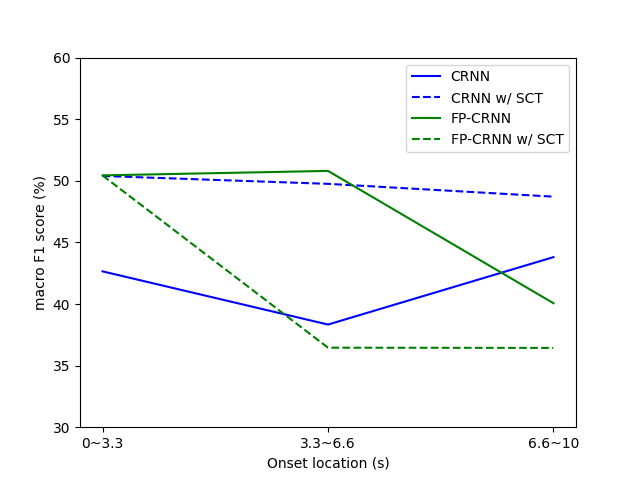

The Python source for this figure:
import glob
import os.path as osp
import pandas as pd
import matplotlib.pyplot as plt
import pdb

from evaluation_measures import psds_score, compute_psds_from_operating_points, compute_metrics
from utilities.utils import generate_tsv_wav_durations

if __name__ == '__main__':
    
    groundtruth_path = # Path of 'validation.tsv'
    durations_path =  # Path of 'validation_duration.tsv'
    # If durations do not exists, audio dir is needed
    groundtruth_audio_path = # Path of 'audio/validation'
    crnn_prediction_path = # Path of crnn w/o SCT prediction
    fpcrnn_prediction_path = # Path of fp-crnn w/o SCT prediction
    crnn_SCT_prediction_path = # Path of crnn w/ SCT prediction
    fpcrnn_SCT_prediction_path = # Path of fp-crnn w/o SCT prediction

    groundtruth = pd.read_csv(groundtruth_path, sep="\t")
    if osp.exists(durations_path):
        meta_dur_df = pd.read_csv(durations_path, sep='\t')
    else:
        meta_dur_df = generate_tsv_wav_durations(groundtruth_audio_path, durations_path)

    long_sound_event = ['Blender', 'Electric_shaver_toothbrush', 'Frying', 'Running_water', 'Vacuum_cleaner']
    groundtruth = groundtruth[groundtruth.event_label.isin(long_sound_event)] 

    # Evaluate crnn w/o SCT
    single_predictions = pd.read_csv(crnn_prediction_path + ".tsv", sep="\t")
    single_predictions = single_predictions[single_predictions.event_label.isin(long_sound_event)]
    crnn_F1 = []
    crnn_PSDS = []
    onset = 0
    while onset < 10:
        gt_temp = groundtruth[(groundtruth.onset >= onset) & (groundtruth.onset < onset + 10/3)]
        pred_temp = single_predictions[(single_predictions.onset >= onset) & (single_predictions.onset < onset + 10/3)]
        meta_dur_temp = meta_dur_df[meta_dur_df.filename.isin(list(set(gt_temp.filename.tolist())))]
        F1, PSDS = compute_metrics(pred_temp, gt_temp, meta_dur_temp)
        crnn_F1.append(F1*100)
        crnn_PSDS.append(PSDS*100)
        onset += 10/3
    
    # Evaluate crnn w/ SCT
    single_predictions = pd.read_csv(crnn_SCT_prediction_path + ".tsv", sep="\t")
    single_predictions = single_predictions[single_predictions.event_label.isin(long_sound_event)]
    crnn_SCT_F1 = []
    crnn_SCT_PSDS = []
    onset = 0
    while onset < 10:
        gt_temp = groundtruth[(groundtruth.onset >= onset) & (groundtruth.onset < onset + 10/3)]
        pred_temp = single_predictions[(single_predictions.onset >= onset) & (single_predictions.onset < onset + 10/3)]
        meta_dur_temp = meta_dur_df[meta_dur_df.filename.isin(list(set(gt_temp.filename.tolist())))]
        F1, PSDS = compute_metrics(pred_temp, gt_temp, meta_dur_temp)
        crnn_SCT_F1.append(F1*100)
        crnn_SCT_PSDS.append(PSDS*100)
        onset += 10/3

    # Evaluate fp-crnn w/o SCT
    single_predictions = pd.read_csv(fpcrnn_SCT_prediction_path + ".tsv", sep="\t")
    single_predictions = single_predictions[single_predictions.event_label.isin(long_sound_event)]
    fpcrnn_F1 = []
    fpcrnn_PSDS = []
    onset = 0
    while onset < 10:
        gt_temp = groundtruth[(groundtruth.onset >= onset) & (groundtruth.onset < onset + 10/3)]
        pred_temp = single_predictions[(single_predictions.onset >= onset) & (single_predictions.onset < onset + 10/3)]
        meta_dur_temp = meta_dur_df[meta_dur_df.filename.isin(list(set(gt_temp.filename.tolist())))]
        F1, PSDS = compute_metrics(pred_temp, gt_temp, meta_dur_temp)
        fpcrnn_F1.append(F1*100)
        fpcrnn_PSDS.append(PSDS*100)
        onset += 10/3

    # Evaluate fp-crnn w/ SCT
    single_predictions = pd.read_csv(fpcrnn_prediction_path + ".tsv", sep="\t")
    single_predictions = single_predictions[single_predictions.event_label.isin(long_sound_event)]
    fpcrnn_SCT_F1 = []
    fpcrnn_SCT_PSDS = []
    onset = 0
    while onset < 10:
        gt_temp = groundtruth[(groundtruth.onset >= onset) & (groundtruth.onset < onset + 10/3)]
        pred_temp = single_predictions[(single_predictions.onset >= onset) & (single_predictions.onset < onset + 10/3)]
        meta_dur_temp = meta_dur_df[meta_dur_df.filename.isin(list(set(gt_temp.filename.tolist())))]
        F1, PSDS = compute_metrics(pred_temp, gt_temp, meta_dur_temp)
        fpcrnn_SCT_F1.append(F1*100)
        fpcrnn_SCT_PSDS.append(PSDS*100)
        onset += 10/3



    # Plot result
    '''
    crnn_F1 = [42.64864832663314, 38.331779331779325, 43.804195804195806]
    crnn_SCT_F1 = [50.39169952506708, 49.75297043382151, 48.713043478260865]
    fpcrnn_F1 = [50.43311316151937, 36.454596022806285, 36.436363636363633]
    fpcrnn_SCT_F1 = [50.44059961749607, 50.8026418026418, 40.062937062937054]
    '''

    x_value = ['0~3.3', '3.3~6.6', '6.6~10']
    plt.plot(x_value, crnn_F1, color='b', label='CRNN')
    plt.plot(x_value, crnn_SCT_F1, color='b', linestyle='dashed', label='CRNN w/ SCT')
    plt.plot(x_value, fpcrnn_F1, color='g', label='FP-CRNN')
    plt.plot(x_value, fpcrnn_SCT_F1, color='g', linestyle='dashed', label='FP-CRNN w/ SCT')
    plt.legend(loc=1)
    plt.ylim(30, 60)
    plt.xlabel('Onset location (s)')
    plt.ylabel('macro F1 score (%)')
    plt.show()
    plt.savefig('SCT_analysis.png')
